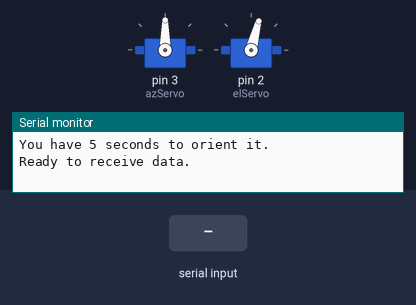
Bench run of a sketch on a simulated Arduino Uno, built with avr-gcc and run on an emulated ATmega328P. Parts: 2 × servo, the last lines printed to the serial monitor. Inputs (shaded band) come from the test bench.

Above: at 8.2 s.
8.3 s: "<90,45>" received over Serial
At 10.8 s:
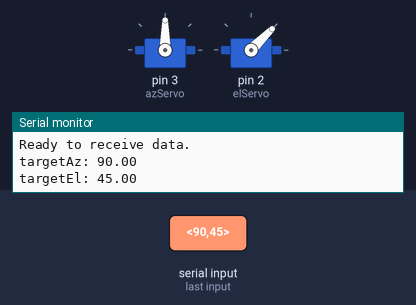
11.3 s: "<30,150>" received over Serial
At 12.0 s:
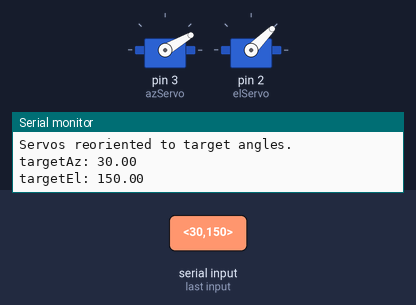
14.3 s: "<1,90>" received over Serial
At 16.7 s:
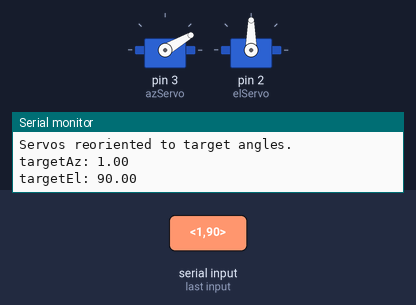
Timing chart, 0 to 18.2 s (numbered marks = the images above; inputs shaded):
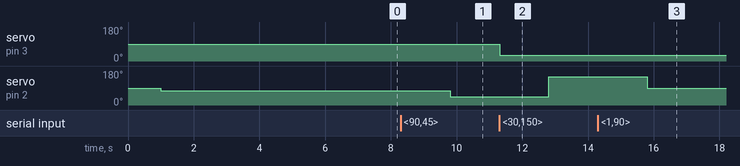

The sketch:

final_servo_code.ino
```cpp
#include <Servo.h>

// -----------------------------
// 1. Servo Objects
// -----------------------------
Servo azServo;  // Azimuth Servo
Servo elServo;  // Elevation Servo

float currentAz = 0.0;  // Current Azimuth angle (degrees)
float currentEl = 0.0;  // Current Elevation angle (degrees)

float midValue = 90.0;

// -----------------------------
// 2. Variables for Parsing
// -----------------------------
String incomingData = "";
bool isReading = false;

void setup() {
  // Initialize serial communication at 115200 baud
  Serial.begin(115200);

  // Attach servos to their respective pins
  azServo.attach(3);   // Azimuth servo on pin 3
  elServo.attach(2);   // Elevation servo on pin 2

  // Initialize servo positions
  azServo.write(midValue);
  delay(1000);
  elServo.write(75);
  delay(1000);

  Serial.println("You have 5 seconds to orient it.");
  delay(5000);

  Serial.println("Ready to receive data.");
}

void loop() {
  // Check if data is available on the serial port
  while (Serial.available() > 0) {
    char receivedChar = Serial.read();  // Read incoming byte

    // Check for start marker
    if (receivedChar == '<') {
      incomingData = "";   // Reset the incoming data buffer
      isReading = true;    // Start reading data
      continue;            // Move to the next character
    }

    // Check for end marker
    if (receivedChar == '>' && isReading) {
      isReading = false;   // Stop reading data
      processIncomingData(incomingData);  // Process the complete message
      incomingData = "";   // Reset the buffer for the next message
      continue;            // Move to the next character
    }

    // If currently reading, append the character to the buffer
    if (isReading) {
      incomingData += receivedChar;
    }
  }

  // Add a small delay to stabilize the loop
  delay(10);
}

// -----------------------------
// 3. Function to Process Data
// -----------------------------
void processIncomingData(String data) {
  data.trim();  // Remove any leading/trailing whitespace

  // Check if data contains a comma separator
  int commaIndex = data.indexOf(',');
  if (commaIndex == -1) {
    Serial.println("Invalid Input. Please use format <azimuth,elevation>.");
    return;
  }

  // Extract azimuth and elevation substrings
  String azStr = data.substring(0, commaIndex);
  String elStr = data.substring(commaIndex + 1);

  // Convert substrings to float
  float targetAz = azStr.toFloat();
  float targetEl = elStr.toFloat();

  // Validate conversion
  if (azStr.length() == 0 || elStr.length() == 0) {
    Serial.println("Invalid Input. Azimuth or Elevation value missing.");
    return;
  }

  // Print received target values
  Serial.print("targetAz: ");
  Serial.println(targetAz, 2);
  Serial.print("targetEl: ");
  Serial.println(targetEl, 2);

  // Apply constraints to target angles
  targetAz = (targetAz > 150.0) ? 150.0 : targetAz;
  targetAz = (targetAz < 30.0) ? 30.0 : targetAz;
  targetEl = (targetEl > 150.0) ? 150.0 : targetEl;
  targetEl = (targetEl < 30.0) ? 30.0 : targetEl;


  // Move servos to target positions
  azServo.write(targetAz);
  delay(1500);  // Wait for servo to reach position

  elServo.write(targetEl);
  delay(1500);  // Wait for servo to reach position

  Serial.println("Servos reoriented to target angles.");
}
```

Measured:
- after the input at 8.3 s, servo on pin 2 (elServo): 75° → 45° after 1.5 s
- after the input at 11.3 s, servo on pin 3 (azServo): 90° → 30° at once; servo on pin 2 (elServo): 45° → 150° after 1.5 s
- after the input at 14.3 s, servo on pin 2 (elServo): 150° → 90° after 1.5 s
